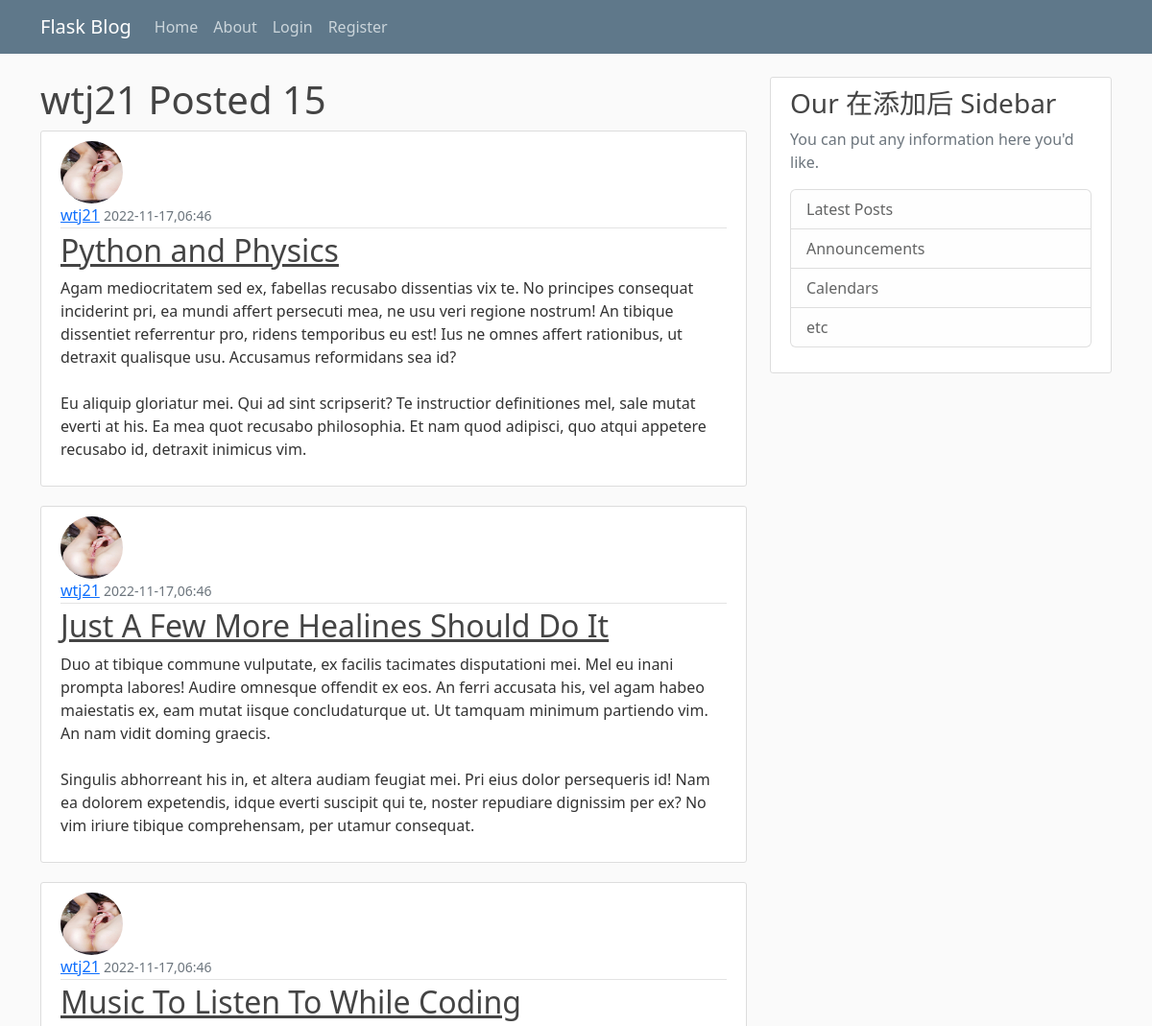
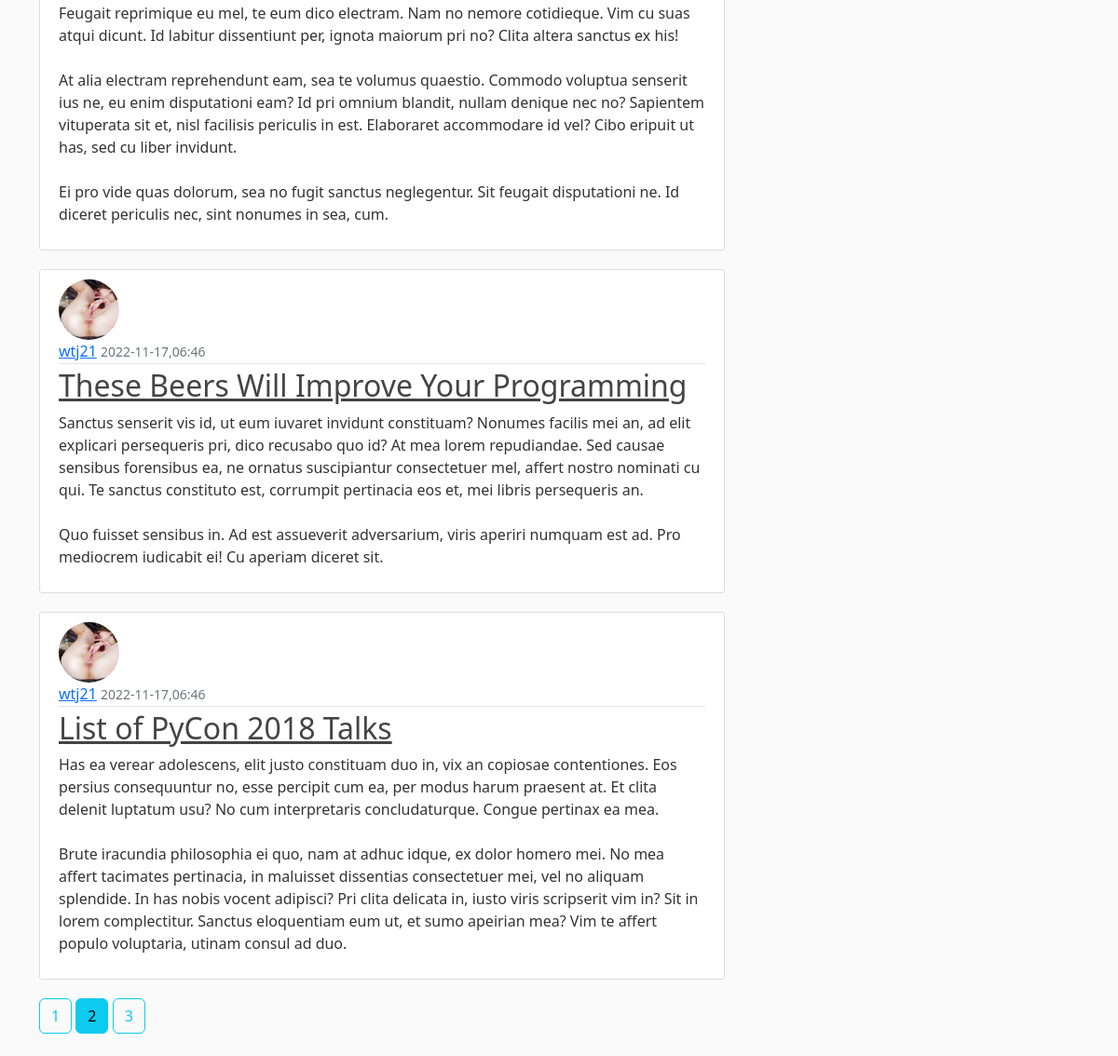
Screenshot of /user/wtj21?page=2 with the database file from the repository (2 pictures, top to bottom).
### flaskblog/models.py (models this page shows, shortened)
class User(db.Model,UserMixin):
    id = db.Column(db.Integer,primary_key=True)
    username = db.Column(db.String(20),unique=True,nullable=False)
    email = db.Column(db.String(120),unique=True,nullable=False)
    image_file = db.Column(db.String(20),nullable=False,default='default.jpg')
    password = db.Column(db.String(60),nullable=False)
    posts = db.relationship('Post',backref='author',lazy=True)

class Post(db.Model):
    id = db.Column(db.Integer,primary_key=True)
    title = db.Column(db.String(100),nullable=True)
    date_posted = db.Column(db.DateTime,nullable=False,default=datetime.utcnow)
    content = db.Column(db.Text,nullable=False)
    user_id = db.Column(db.Integer,db.ForeignKey('user.id'),nullable=False)

### flaskblog/routes.py (the view)
@app.route("/user/<string:username>")
def user_posts(username):
    page = request.args.get('page',1,type=int)
    user = User.query.filter_by(username=username).first_or_404()
    posts = Post.query.filter_by(author=user)\
        .order_by(Post.date_posted.desc())\
            .paginate(page=page,per_page=5)
    return render_template('user_posts.html',posts=posts,username=user.username)

### flaskblog/templates/user_posts.html
{% extends "layout.html" %}
{% block content %}
<h1> {{username}} Posted {{ posts.total }}</h1>
{% for post in posts %}
    <article class="media content-section">
        <div class="media-body">
            <img class="rounded-circle article-img" src="{{ url_for('static',filename='profile_pics/' + post.author.image_file) }}">
            <div class="article-metadata">
                <a class="mr-2" href="{{url_for('user_posts',username=post.author.username) }}">{{ post.author.username }}</a>
                <small class="text-muted">{{ post.date_posted.strftime('%Y-%m-%d,%H:%M') }}</small>
            </div>
            <h2><a class="article-title" href="{{ url_for('post',post_id=post.id) }}">{{ post.title }}</a></h2>
            <p class="article-content">{{ post.content }}</p>
        </div>
    </article>
{% endfor %}
{% for page in posts.iter_pages() %}
    {% if page %}
        {% if page == posts.page %}
        <a class="btn btn-info mb-4" href="{{url_for('user_posts',username=username,page=page)}}">{{ page }}</a>
        {% else %}
        <a class="btn btn-outline-info mb-4" href="{{url_for('user_posts',username=username,page=page)}}">{{ page }}</a>
        {% endif %}
    {% else %}
    ...
    {% endif %}
{% endfor %}
{% endblock content %}

### flaskblog/static/main.css (style rules this page uses)
body { background: #fafafa; color: #333333; margin-top: 5rem; }
h1, h2, h3, h4, h5, h6 { color: #444444; }
.content-section { background: #ffffff; padding: 10px 20px; border: 1px solid #dddddd; border-radius: 3px; margin-bottom: 20px; }
.article-title { color: #444444; }
.article-content { white-space: pre-line; }
.article-img { height: 65px; width: 65px; margin-right: 16px; }
.article-metadata { padding-bottom: 1px; margin-bottom: 4px; border-bottom: 1px solid #e3e3e3 }

### rows the page displays
User: username "wtj21"
Post: image_file (placeholder picture), author.username "wtj21", date_posted "2022-11-17,06:46", title "Python and Physics", content "Agam mediocritatem sed ex, fabellas recusabo dissentias vix te. No principes consequat inciderint pri, ea mundi affert persecuti mea, ne usu veri regione nostrum! An tibique dissentiet referrentur pro, ridens temporibus eu est! Ius ne omnes affert rationibus, ut detraxit qualisque usu. Accusamus reformidans sea id? Eu aliquip gloriatur mei. Qui ad sint scripserit? Te instructior definitiones mel, sale mutat everti at his. Ea mea quot recusabo philosophia. Et nam quod adipisci, quo atqui appetere recusabo id, detraxit inimicus vim."
Post: image_file (placeholder picture), author.username "wtj21", date_posted "2022-11-17,06:46", title "Just A Few More Healines Should Do It", content "Duo at tibique commune vulputate, ex facilis tacimates disputationi mei. Mel eu inani prompta labores! Audire omnesque offendit ex eos. An ferri accusata his, vel agam habeo maiestatis ex, eam mutat iisque concludaturque ut. Ut tamquam minimum partiendo vim. An nam vidit doming graecis. Singulis abhorreant his in, et altera audiam feugiat mei. Pri eius dolor persequeris id! Nam ea dolorem expetendis, idque everti suscipit qui te, noster repudiare dignissim per ex? No vim iriure tibique comprehensam, per utamur consequat."
Post: image_file (placeholder picture), author.username "wtj21", date_posted "2022-11-17,06:46", title "Music To Listen To While Coding", content "Feugait reprimique eu mel, te eum dico electram. Nam no nemore cotidieque. Vim cu suas atqui dicunt. Id labitur dissentiunt per, ignota maiorum pri no? Clita altera sanctus ex his! At alia electram reprehendunt eam, sea te volumus quaestio. Commodo voluptua senserit ius ne, eu enim disputationi eam? Id pri omnium blandit, nullam denique nec no? Sapientem vituperata sit et, nisl facilisis periculis in est. Elaboraret accommodare id vel? Cibo eripuit ut has, sed cu liber invidunt. Ei pro vide quas dolorum, sea no fugit sanctus neglegentur. Sit feugait disputationi ne. Id diceret periculis nec, sint nonumes in sea, cum."
Post: image_file (placeholder picture), author.username "wtj21", date_posted "2022-11-17,06:46", title "These Beers Will Improve Your Programming", content "Sanctus senserit vis id, ut eum iuvaret invidunt constituam? Nonumes facilis mei an, ad elit explicari persequeris pri, dico recusabo quo id? At mea lorem repudiandae. Sed causae sensibus forensibus ea, ne ornatus suscipiantur consectetuer mel, affert nostro nominati cu qui. Te sanctus constituto est, corrumpit pertinacia eos et, mei libris persequeris an. Quo fuisset sensibus in. Ad est assueverit adversarium, viris aperiri numquam est ad. Pro mediocrem iudicabit ei! Cu aperiam diceret sit."
Post: image_file (placeholder picture), author.username "wtj21", date_posted "2022-11-17,06:46", title "List of PyCon 2018 Talks", content "Has ea verear adolescens, elit justo constituam duo in, vix an copiosae contentiones. Eos persius consequuntur no, esse percipit cum ea, per modus harum praesent at. Et clita delenit luptatum usu? No cum interpretaris concludaturque. Congue pertinax ea mea. Brute iracundia philosophia ei quo, nam at adhuc idque, ex dolor homero mei. No mea affert tacimates pertinacia, in maluisset dissentias consectetuer mei, vel no aliquam splendide. In has nobis vocent adipisci? Pri clita delicata in, iusto viris scripserit vim in? Sit in lorem complectitur. Sanctus eloquentiam eum ut, et sumo apeirian mea? Vim te affert populo voluptaria, utinam consul ad duo."

### other values shown
{{ posts.total }} "15"
{{ page }} "1" "3"
{{ page }} "2"
